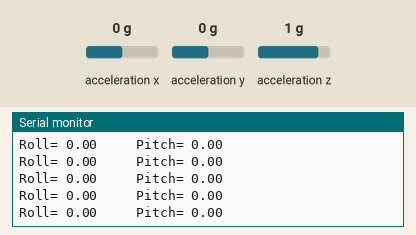
Bench run of a sketch on a simulated Arduino Uno, built with avr-gcc and run on an emulated ATmega328P. Shown: the last lines printed to the serial monitor. Wiring (inferred from the names in the program): ADXL345 accelerometer at I2C address 0x53. The test bench sets the inputs (shaded band); at power-on: acceleration x 0 g, acceleration y 0 g, acceleration z 1 g.

Above: at 1.2 s.
1.3 s: acceleration x set to 0.8 g
At 2.4 s:
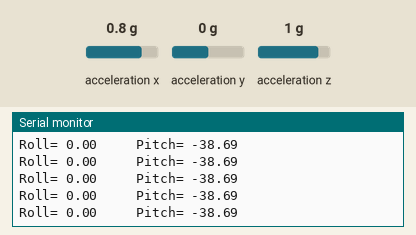
4.3 s: acceleration y set to 0.8 g
At 5.2 s:
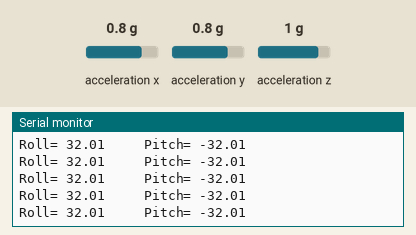
7.3 s: acceleration x set to 0 g
At 8.4 s:
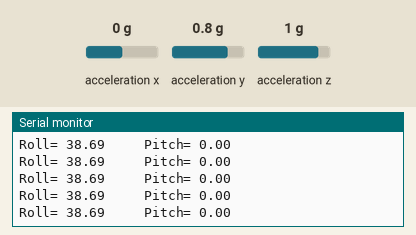
10.3 s: acceleration y set to -1.4 g
At 11.1 s:
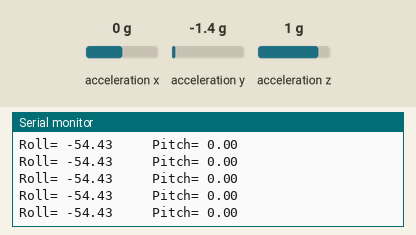
13.3 s: acceleration x set to 1.4 g
At 14.3 s:
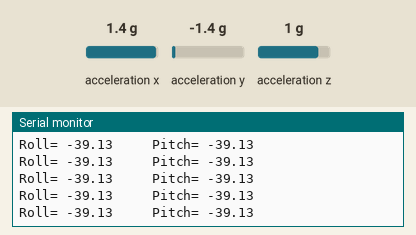
16.3 s: acceleration x set to -1.4 g
At 17.0 s:
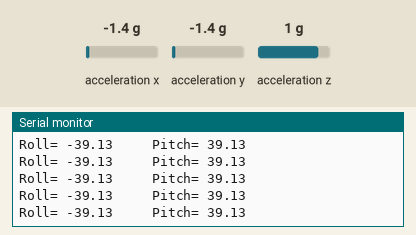
Timing chart, 0 to 19.3 s (numbered marks = the images above; inputs shaded):
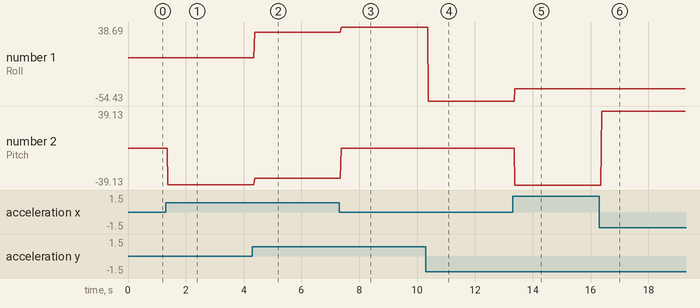

Measured:
- after the input at 1.3 s, the serial monitor: prints a new line after 0.08 s (image 1)
- after the input at 4.3 s, the serial monitor: prints a new line after 0.08 s (image 2)
- after the input at 7.3 s, the serial monitor: prints a new line after 0.07 s (image 3)
- after the input at 10.3 s, the serial monitor: prints a new line after 0.09 s (image 4)
- after the input at 13.3 s, the serial monitor: prints a new line after 0.09 s (image 5)
- after the input at 16.3 s, the serial monitor: prints a new line after 0.08 s (image 6)
- plotted number 1: 0 → 32.01 after the input at 4.3 s, 32.01 → 38.69 after the input at 7.3 s, 38.69 → -54.43 after the input at 10.3 s, -54.43 → -39.13 after the input at 13.3 s
- plotted number 2: 0 → -38.69 after the input at 1.3 s, -38.69 → -32.01 after the input at 4.3 s, 0 → -39.13 after the input at 13.3 s, -39.13 → 39.13 after the input at 16.3 s

The sketch:

aceletrometro-v2.ino
```cpp
#include <Wire.h>

int ADXL345 = 0x53;

float X, Y, Z, roll, pitch;

void setup() {
  Serial.begin(9600);
  Wire.begin();
  Wire.beginTransmission(ADXL345);
  Wire.write(0x2D);
  Wire.write(8);
  Wire.endTransmission();
  delay(10);
}

void loop() {

  Wire.beginTransmission(ADXL345);
  Wire.write(0x32);
  Wire.endTransmission(false);
  Wire.requestFrom(ADXL345, 6, true);

  X = ( Wire.read()| Wire.read() << 8);
  X = X/256;
  Y = ( Wire.read()| Wire.read() << 8);
  Y = Y/256;
  Z = ( Wire.read()| Wire.read() << 8);
  Z = Z/256;

  roll = atan(Y / sqrt(pow(X, 2) + pow(Z, 2))) * 180 / PI;
  pitch = atan(-1 * X / sqrt(pow(Y, 2) + pow(Z, 2))) * 180 / PI;

  Serial.print("Roll= ");
  Serial.print(roll);
  Serial.print("     Pitch= ");
  Serial.println(pitch);
}
```
